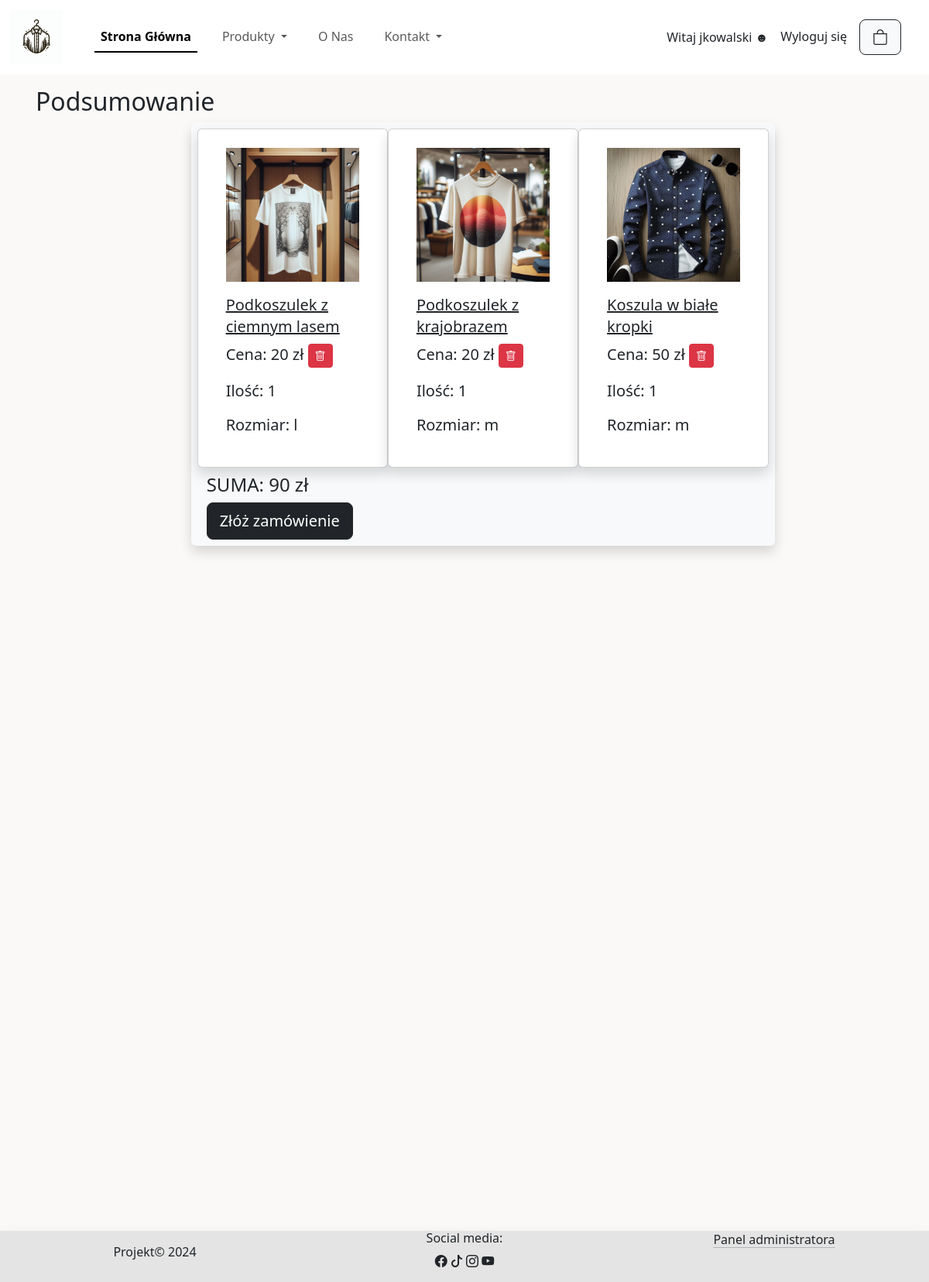
The app's page /summary.php (signed in) with its own data.
### tables this page shows
CREATE TABLE `cart` (
  `id` int(11) NOT NULL,
  `client_id` int(11) NOT NULL,
  `product_id` int(11) NOT NULL,
  `quantity` int(11) NOT NULL
);

CREATE TABLE `merch` (
  `id` int(11) NOT NULL,
  `name` varchar(255) NOT NULL,
  `size` varchar(3) NOT NULL,
  `type` varchar(255) NOT NULL,
  `quantity` int(11) NOT NULL,
  `img` varchar(255) NOT NULL,
  `alt` varchar(255) NOT NULL,
  `price` float NOT NULL
);

### summary.php (the view, shortened to what this page needs)
<?php
  include 'dbconfig.php';
  $conn = @mysqli_connect($server,$user,$pass,$base);
  $cart_id = $_SESSION['id'];
  $query = "SELECT m.name, m.size, m.img, m.alt, m.price, c.quantity, c.product_id, c.client_id, (m.price * c.quantity) AS total_price FROM cart c JOIN merch m ON c.product_id = m.id JOIN clients cl ON c.client_id = cl.id WHERE cl.id = $cart_id";
  $result = mysqli_query($conn,$query);
?>
<!DOCTYPE html>
<html lang="pl-PL">
  <head>
    <link rel="stylesheet" href="./css/clearstyle.css">
    <link rel="stylesheet" href="./css/bootstrap.min.css">
    <link rel="stylesheet" href="./css/style.css">
    <link rel="stylesheet" href="./css/bootstrap-icons.min.css">
  </head>
  <body>
    <header>
        <nav class="navbar nav-underline navbar-expand-lg bg-white ">
          <div class="container-fluid">
            <a class="navbar-brand" href="#"><img class="img-fluid" width="70" length="70" src="./images/logo.jpg"></a>
            <div class="collapse navbar-collapse" id="navbarScroll">
              <ul class="navbar-nav me-auto my-2 my-lg-0 " style="--bs-scroll-height: 100px;">
                <li class="nav-item">
                  <a class="nav-link active p-2 ms-4" aria-current="page" href="index.php">Strona Główna</a>
                </li>
                <li class="nav-item dropdown">
                  <a class="nav-link dropdown-toggle p-2 ml-4 ms-4" href="#" role="button" data-bs-toggle="dropdown" aria-expanded="false">
                    Produkty
                  </a>
                <li class="nav-item">
                  <a class="nav-link p-2 ms-4" href="aboutUs.php">O Nas</a>
                </li>
                <li class="nav-item dropdown">
                  <a class="nav-link dropdown-toggle p-2 ms-4" href="#" role="button" data-bs-toggle="dropdown" aria-expanded="false">
                    Kontakt
                  </a>
                </li>
              </ul>
              <?php if(isset($_SESSION['login'])):?>
                <div class="nav-item p-2 d-flex"><?= 'Witaj ' . $_SESSION['login'].' &#9787'?></div>
                <div class="nav-item p-2 d-flex"><a href="logout.php" class="nav-link">Wyloguj się</a></div>
              <?php else:?>
                <div class="nav-item p-2 d-flex"><a href="login.php" class="nav-link">Zaloguj się</a></div>
                <div class="nav-item p-2 d-flex"><a href="#" class="nav-link">Zarejestruj się</a></div>
              <?php endif;?>
              <div class="nav-item p-2 d-flex">
                <a href="#">
                  <button class="d-flex btn-lg btn btn-light text-nowrap btn-outline-dark me-3" type="button" data-bs-toggle="offcanvas" data-bs-target="#offcanvasExample" aria-controls="offcanvasExample">
                    <i class="bi bi-bag"></i>
                  </button>
                </a>
              </div>
            </div>
          </div>
        </nav>
    </header>
          <?php
            if(!isset($_SESSION['login'])){
              echo '<h3>Musisz się zalogować aby zobaczyć swój koszyk</h3>';
            }
            else{
              $cart_id = $_SESSION['id'];
              $queryCart = "SELECT m.name, m.size, m.img, m.alt, m.price, c.quantity, c.product_id FROM cart c JOIN merch m ON c.product_id = m.id JOIN clients cl ON c.client_id = cl.id WHERE cl.id = $cart_id";
              $resultCart = mysqli_query($conn,$queryCart);
              $numRows = mysqli_num_rows($resultCart);
              $sum = 0;
              while($rowsCart = mysqli_fetch_assoc($resultCart)):
                $sum += ($rowsCart['price'] * $rowsCart['quantity']);
              endwhile;
            }
          ?>
    <main class="container p-3">
      <div class="row gx-4">
      <div class="row ">
            <div class="col h2">Podsumowanie</div>
          </div>
        <div class="col-2 ">
        </div>
        <div class="col-md-8 bg-light shadow rounded mx-4">
          <div class="row p-2 ">
            <?php
              while($rows = mysqli_fetch_assoc($result)):
              array_push($_SESSION['cartProductId'], $rows['product_id']);
              array_push($_SESSION['cartProductQuantity'], $rows['quantity']);
              ?>
                <div class="col-md-4 card  mb-2 rounded shadow">
                  <div class="card-body p-4"><img src="./images/<?=$rows['img']?>" alt="<?= $rows['alt']?>" class="img-fluid d-block mx-auto mb-3">
                    <h5> <a href="product.php?product=<?= $rows['img']?>" class="text-dark"><?= $rows['name']?></a></h5>
                    <p class="small  font-italic  fs-5 ">Cena: <?= $rows['price'] . " zł"?> <a href ="deleteCartItem.php?id=<?=$rows['product_id']?>&page=summary"><button class="btn btn-danger btn-sm"><i class="bi bi-trash"></i></button></a></p>
                    <p class="small  font-italic  fs-5 ">Ilość: <?= $rows['quantity']?></p>
                    <p class="small  font-italic  fs-5 ">Rozmiar: <?= $rows['size']?></p>
                  </div>
                </div>
            <?php  endwhile;
            if($numRows):?>
            <?= '<h4>SUMA: '.$sum.' zł</h4>';?>
            <a href="makeOrder.php"><button type="button" class="btn btn-dark btn-lg">Złóż zamówienie</button></a>
            <?php endif;?>
          </div>
        </div>
        <div class="col-1"></div>
      </div>
    </main>
    <footer class="container-fluid footer-bg shadow <?php  if($numRows <= 3) echo 'fixed-bottom';?>">
      <div class="row grey-bg ">
        <div class="col-4 footer-bg text-center p-3">
          <?= "Projekt&copy " . date('Y');  ?>
        </div>
        <div class="col-4 text-center footer-bg">
          <h6>Social media:</h6>
          <p><i class="bi bi-facebook"></i> <i class="bi bi-tiktok"></i> <i class="bi bi-instagram"></i> <i class="bi bi-youtube"></i></p>
        </div>
        <div class="col-4  text-center footer-bg">
        <a href="admin_login.php" class="link-dark link-offset-2 link-underline-opacity-25 link-underline-opacity-100-hover">Panel administratora</a>
        </div>
      </div>
    </footer>
  </body>
</html>

### css/clearstyle.css (style rules this page uses)
* { margin: 0; padding: 0; border: 0; line-height: 1.4em; vertical-align: baseline; text-decoration: none; outline: 0; }

### css/style.css (style rules this page uses)
* { box-sizing: border-box; }
body { background-color: #faf9f8; }
.footer-bg { background-color: #e4e4e4; }

### records on screen
cart: merch.img (picture), merch.name "Podkoszulek z ciemnym lasem", merch.price "20", quantity "1", merch.size "l"
cart: merch.img (picture), merch.name "Podkoszulek z krajobrazem", merch.price "20", quantity "1", merch.size "m"
cart: merch.img (picture), merch.name "Koszula w białe kropki", merch.price "50", quantity "1", merch.size "m"

### other values on screen
$_SESSION['login'] "jkowalski"
$sum "90"
